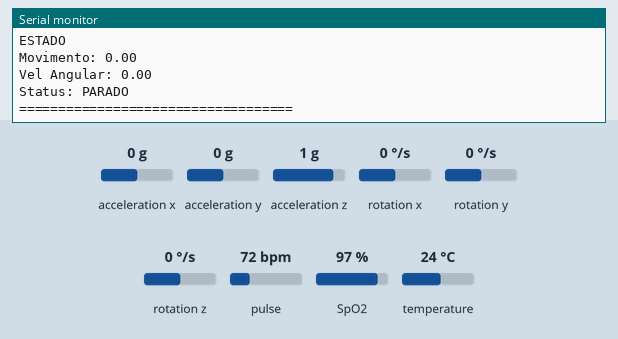
Recording of a sketch running on a simulated ESP32. Parts: the last lines printed to the serial monitor. The test bench sets the inputs (shaded band); at power-on: acceleration x 0 g, acceleration z 1 g, acceleration y 0 g, rotation x 0 °/s, rotation y 0 °/s, rotation z 0 °/s, pulse 72 bpm, SpO2 97 %, temperature 24 °C. WiFi joins after 1.5 s; servers stay silent unless stated; uploads are accepted with an empty reply; the local clock reads 2024-03-15 10:24:30 at power-on unless the sketch sets it.

Above: at 4.7 s.
4.8 s: acceleration x set to -1.4 g
At 5.55 s:
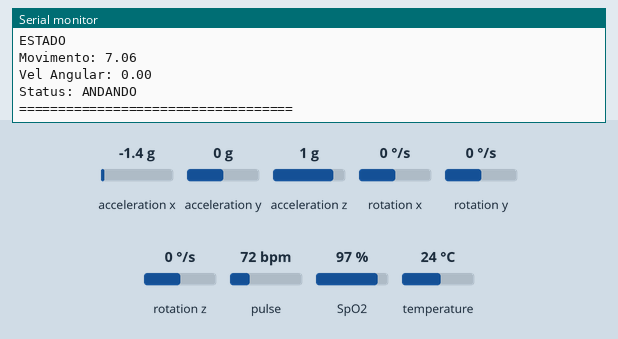
6.7 s: acceleration z set to 0 g
At 7.07 s:
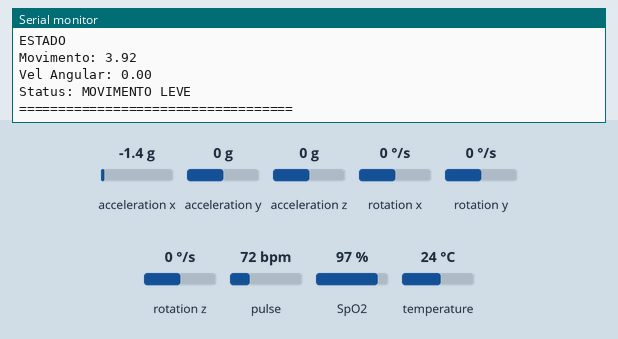
8.7 s: acceleration y set to -1.4 g
At 9.1 s:
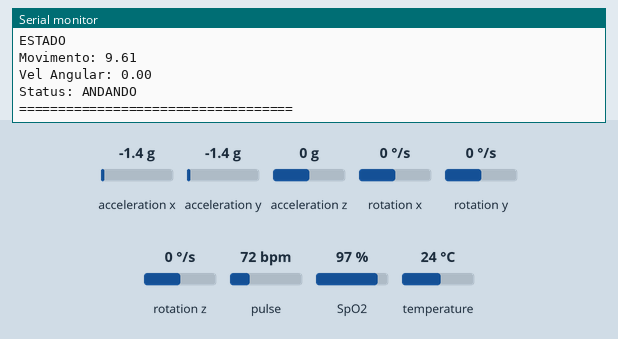
10.2 s: rotation x set to -192 °/s
At 11.12 s:
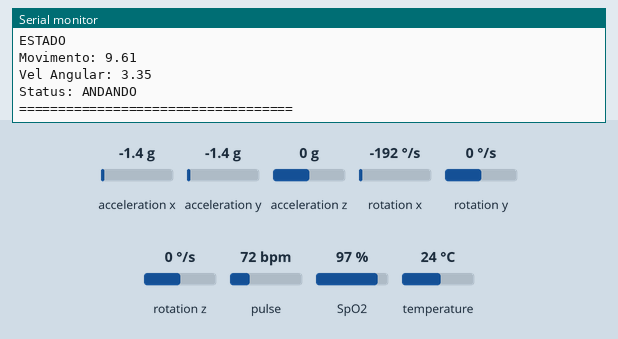
11.7 s: acceleration z set to -1.4 g
At 12.13 s:
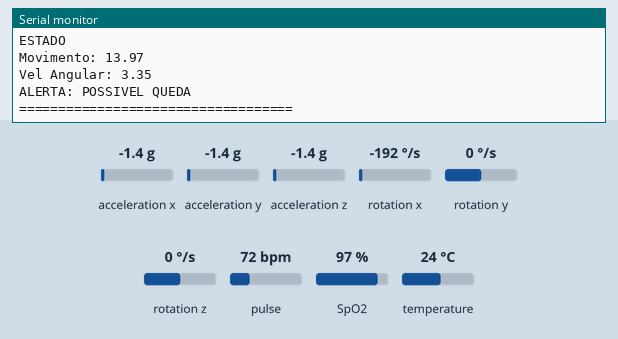
Timing chart, 0 to 14.7 s (numbered marks = the images above; inputs shaded):
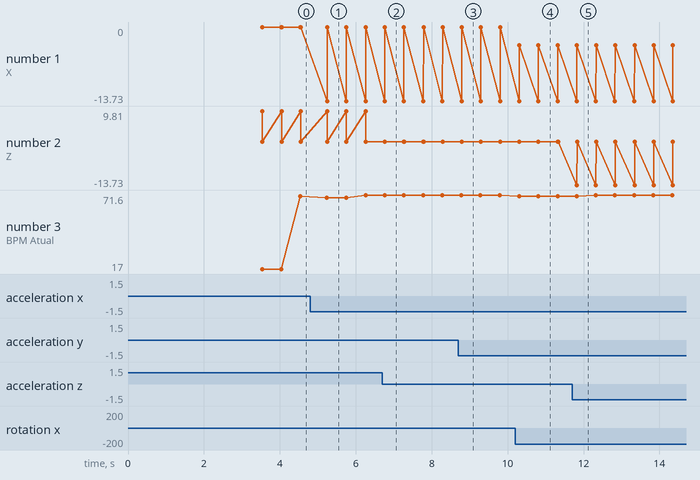

Measured:
- after the input at 4.8 s, the serial monitor: prints a new line after 0.40 s (image 1)
- after the input at 6.7 s, the serial monitor: prints a new line after 0.07 s (image 2)
- after the input at 8.7 s, the serial monitor: prints a new line after 0.09 s (image 3)
- after the input at 10.2 s, the serial monitor: prints a new line after 0.11 s (image 4)
- after the input at 11.7 s, the serial monitor: prints a new line after 0.13 s (image 5)
- plotted number 1: 0 → -3.35 after the input at 10.2 s
- plotted number 3: 70.84 → 71.6 after the input at 4.8 s, 71.6 → 71.26 after the input at 6.7 s, 71.26 → 71.34 after the input at 8.7 s, 70.59 → 71.43 after the input at 11.7 s

The sketch:

CodigoESP-Completo.ino
```cpp
#include <Wire.h>
#include "MAX30105.h"
#include "heartRate.h"
#include "spo2_algorithm.h"
#include <Adafruit_MPU6050.h>
#include <Adafruit_Sensor.h>
#include <WiFi.h>
#include <HTTPClient.h>
#include <time.h>


MAX30105 Sensor;
Adafruit_MPU6050 SensorDeQueda;

// =========================
// LEITURA SENSOR
// =========================
long RED;
long IR;

// =========================
// BPM
// =========================
float BatimentosPorMinuto = 0;
int MediaBatimento = 0;
long UltimoBatimento = 0;
long Delta = 0;

const byte Frequencia_Tamanho = 4;
byte Frequencia[Frequencia_Tamanho];
byte FrequenciaSpot = 0;

// =========================
// SPO2
// =========================
const int BufferSize = 50;

uint32_t BufferIR[BufferSize];
uint32_t BufferRed[BufferSize];

int32_t Spo2;
int8_t Spo2Valido;

int32_t BPM;
int8_t BPMvalido;

int BufferIndex = 0;

// =========================
// SENSOR DE QUEDA
// =========================
sensors_event_t aceleracao, giroscopio, temperaturadosensor;

float AccMagnitude;
float WccMagnitude;

float movimento = 0;

bool PossivelQueda = false;
unsigned long tempoQueda = 0;

// =========================
// CONTROLE SERIAL
// =========================
unsigned long ultimoPrint = 0;

// =========================
// WIFI/API
// =========================
char url[] = "https://api-monitoramento-pvcc.onrender.com/dados";

char NomeRede[] = "Thaysla casa";
char Senha[] = "Taysoncasa.#";

int contadorWifi = 0;

unsigned long ultimoEnvio = 0;


void setup() {

  Serial.begin(115200);
  delay(1000);

  Wire.begin(4, 5);

  Serial.println("Iniciando sensores...");

  // =========================
  // MAX30102
  // =========================
  if (!Sensor.begin(Wire, I2C_SPEED_STANDARD)) {

    Serial.println("MAX30102 nao encontrado");

    while (1);
  }

  Serial.println("MAX30102 conectado");

  byte brilhoLED = 60;
  byte media = 4;
  byte modoLED = 2;
  int taxaAmostra = 200;
  int larguraPulso = 411;
  int faixaADC = 4096;

  Sensor.setup(
    brilhoLED,
    media,
    modoLED,
    taxaAmostra,
    larguraPulso,
    faixaADC
  );

  // =========================
  // BUFFER INICIAL SPO2
  // =========================
  Serial.println("Coletando amostras iniciais...");

  for (int i = 0; i < BufferSize; i++) {

    while (!Sensor.available()) {

      Sensor.check();
    }

    BufferRed[i] = Sensor.getRed();
    BufferIR[i] = Sensor.getIR();

    Sensor.nextSample();
  }

  // =========================
  // MPU6050
  // =========================
  if (!SensorDeQueda.begin(0x68, &Wire)) {

    Serial.println("MPU6050 nao encontrado");

    while (1) {
      delay(10);
    }
  }

  Serial.println("MPU6050 conectado");

  SensorDeQueda.setAccelerometerRange(MPU6050_RANGE_8_G);

  SensorDeQueda.setGyroRange(MPU6050_RANGE_500_DEG);

  SensorDeQueda.setFilterBandwidth(MPU6050_BAND_21_HZ);

  Serial.println("Sistema iniciado");

  // =========================
// WIFI
// =========================
WiFi.begin(NomeRede, Senha);

Serial.println("Conectando WiFi...");

while (WiFi.status() != WL_CONNECTED &&
       contadorWifi < 10) {

  delay(500);

  Serial.print(".");

  contadorWifi++;
}

if (WiFi.status() == WL_CONNECTED) {

  Serial.println("\nWiFi conectado!");

} else {

  Serial.println("\nFalha WiFi");
}

configTime(
  -3 * 3600,
  0,
  "pool.ntp.org",
  "time.nist.gov"
);
}
//--------------
// FUNCAO DATA
//-------------
String dataAtual() {

  struct tm timeinfo;

  if (!getLocalTime(&timeinfo)) {

    return "sem_data";
  }

  char buffer[25];

  strftime(
    buffer,
    sizeof(buffer),
    "%d-%m-%Y %H:%M:%S",
    &timeinfo
  );

  return String(buffer);
}

void loop() {

  LerMAX30102();

  LerMPU6050();

  DetectarQueda();

  MostrarDados();

  EnviarAPI();
}

// =====================================================
// LEITURA MAX30102
// =====================================================
void LerMAX30102() {

  Sensor.check();

  if (Sensor.available()) {

    IR = Sensor.getIR();
    RED = Sensor.getRed();

    Sensor.nextSample();

    // =========================
    // DEDO DETECTADO
    // =========================
    if (IR > 50000) {

      DetectarBPM();

      AtualizarSPO2();
    }

    // =========================
    // CONTATO FRACO
    // =========================
    else if (IR >= 10000 && IR < 50000) {

      BatimentosPorMinuto = 0;
      MediaBatimento = 0;
    }

    // =========================
    // SEM CONTATO
    // =========================
    else {

      BatimentosPorMinuto = 0;
      MediaBatimento = 0;
    }
  }
}

// =====================================================
// BPM
// =====================================================
void DetectarBPM() {

  if (checkForBeat(IR)) {

    Delta = millis() - UltimoBatimento;

    UltimoBatimento = millis();

    BatimentosPorMinuto =
      60.0 / (Delta / 1000.0);

    if (BatimentosPorMinuto > 20 &&
        BatimentosPorMinuto < 255) {

      Frequencia[FrequenciaSpot++] =
        (byte)BatimentosPorMinuto;

      FrequenciaSpot %= Frequencia_Tamanho;

      MediaBatimento = 0;

      for (byte x = 0;
           x < Frequencia_Tamanho;
           x++) {

        MediaBatimento += Frequencia[x];
      }

      MediaBatimento /= Frequencia_Tamanho;
    }
  }
}

// =====================================================
// SPO2
// =====================================================
void AtualizarSPO2() {

  BufferRed[BufferIndex] = RED;
  BufferIR[BufferIndex] = IR;

  BufferIndex++;

  if (BufferIndex >= BufferSize) {

    maxim_heart_rate_and_oxygen_saturation(
      BufferIR,
      BufferSize,
      BufferRed,
      &Spo2,
      &Spo2Valido,
      &BPM,
      &BPMvalido
    );

    BufferIndex = 0;
  }
}

// =====================================================
// MPU6050
// =====================================================
void LerMPU6050() {

  SensorDeQueda.getEvent(
    &aceleracao,
    &giroscopio,
    &temperaturadosensor
  );

  AccMagnitude = sqrt(

    aceleracao.acceleration.x *
    aceleracao.acceleration.x +

    aceleracao.acceleration.y *
    aceleracao.acceleration.y +

    aceleracao.acceleration.z *
    aceleracao.acceleration.z
  );

  WccMagnitude = sqrt(

    giroscopio.gyro.x *
    giroscopio.gyro.x +

    giroscopio.gyro.y *
    giroscopio.gyro.y +

    giroscopio.gyro.z *
    giroscopio.gyro.z
  );

  movimento = abs(AccMagnitude - 9.81);
}

// =====================================================
// DETECCAO DE QUEDA
// =====================================================
void DetectarQueda() {

  if (movimento >= 10 &&
      WccMagnitude > 2.0) {

    PossivelQueda = true;

    tempoQueda = millis();
  }

  if (PossivelQueda) {

    if (millis() - tempoQueda > 3000) {

      if (movimento < 1.5 &&
          WccMagnitude < 0.2) {

        Serial.println("\nQUEDA DETECTADA\n");
        delay(10000);
      }

      PossivelQueda = false;
    }
  }
}

// =====================================================
// MOSTRAR DADOS
// =====================================================
void MostrarDados() {

  if (millis() - ultimoPrint > 500) {

    ultimoPrint = millis();

    Serial.println("===================================");
    // =========================
    // DEDO DETECTADO
    // =========================
    if (IR > 50000) {
      Serial.println("Pele encostada\n");
    }
    // =========================
    // CONTATO FRACO
    // =========================
    else if (IR >= 10000 && IR < 50000) {
      Serial.println("Contato fraco com a pele\n");
    }
    // =========================
    // SEM CONTATO
    // =========================
    else {
      Serial.println("Sem fontato com a pele\n");
    }

    // =========================
    // CARDIACO
    // =========================
    Serial.println("CARDIACO");

    Serial.print("BPM Atual: ");
    Serial.println(BatimentosPorMinuto);

    Serial.print("Media BPM: ");
    Serial.println(MediaBatimento);

    Serial.print("SPO2: ");

    if (Spo2Valido) {

      Serial.print(Spo2);
      Serial.println("%");

    } else {

      Serial.println("Invalido");
    }

    // =========================
    // ACELERACAO
    // =========================
    Serial.println("\nACELERACAO");

    Serial.print("X: ");
    Serial.println(aceleracao.acceleration.x);

    Serial.print("Y: ");
    Serial.println(aceleracao.acceleration.y);

    Serial.print("Z: ");
    Serial.println(aceleracao.acceleration.z);

    // =========================
    // GIROSCOPIO
    // =========================
    Serial.println("\nGIROSCOPIO");

    Serial.print("X: ");
    Serial.println(giroscopio.gyro.x);

    Serial.print("Y: ");
    Serial.println(giroscopio.gyro.y);

    Serial.print("Z: ");
    Serial.println(giroscopio.gyro.z);

    // =========================
    // ESTADO
    // =========================
    Serial.println("\nESTADO");

    Serial.print("Movimento: ");
    Serial.println(movimento);

    Serial.print("Vel Angular: ");
    Serial.println(WccMagnitude);

    if (movimento < 1.5 &&
        WccMagnitude < 0.2) {

      Serial.println("Status: PARADO");

    } else if (movimento < 4) {

      Serial.println("Status: MOVIMENTO LEVE");

    } else if (movimento < 10) {

      Serial.println("Status: ANDANDO");
    }

    if (PossivelQueda) {

      Serial.println("ALERTA: POSSIVEL QUEDA");
    }

    Serial.println("===================================\n");
  }
}
//================================
// FUNCAO API
//=================================
void EnviarAPI() {

  // ENVIA A CADA 5 SEGUNDOS
  if (millis() - ultimoEnvio < 5000) {

    return;
  }

  ultimoEnvio = millis();

  if (WiFi.status() == WL_CONNECTED) {

    HTTPClient http;

    http.begin(url);

    http.addHeader(
      "Content-Type",
      "application/json"
    );

    http.addHeader(
      "Authorization",
      "X%BNY&9@1s8!A"
    );

    // =========================
    // DEFINE MOVIMENTO
    // =========================
    int nivelMovimento = 0;

    if (movimento < 1.5) {

      nivelMovimento = 0;

    } else if (movimento < 4) {

      nivelMovimento = 1;

    } else {

      nivelMovimento = 2;
    }

    // =========================
    // JSON
    // =========================
    String json = "{";

    json += "\"Batimentos\":"
            + String(MediaBatimento) + ",";

    json += "\"HRV\":0,";

    json += "\"Temperatura\":0,";

    json += "\"Oxigenacao\":"
            + String(Spo2) + ",";

    json += "\"Acelerometro\":"
            + String(AccMagnitude) + ",";

    json += "\"Giroscopio\":"
            + String(WccMagnitude) + ",";

    json += "\"Movimento\":"
            + String(movimento > 1.5) + ",";

    json += "\"NivelMovimento\":"
            + String(nivelMovimento) + ",";

    json += "\"Queda\":"
            + String(PossivelQueda) + ",";

    json += "\"ChanceDeQueda\":"
            + String(PossivelQueda ? 80 : 0) + ",";

    json += "\"Bateria\":70,";

    json += "\"Carregando\":false,";

    json += "\"Tensao\":3.7,";

    json += "\"Data\":\""
            + dataAtual() + "\",";

    json += "\"WiFiRSSI\":"
            + String(WiFi.RSSI());

    json += "}";

    // =========================
    // ENVIA
    // =========================
    int codigo = http.POST(json);

    Serial.println("\n========== API ==========");

    Serial.print("HTTP: ");
    Serial.println(codigo);

    Serial.println("JSON enviado:");

    Serial.println(json);

    Serial.println("=========================\n");

    http.end();

  } else {

    Serial.println("WiFi desconectado");
  }
}
```
